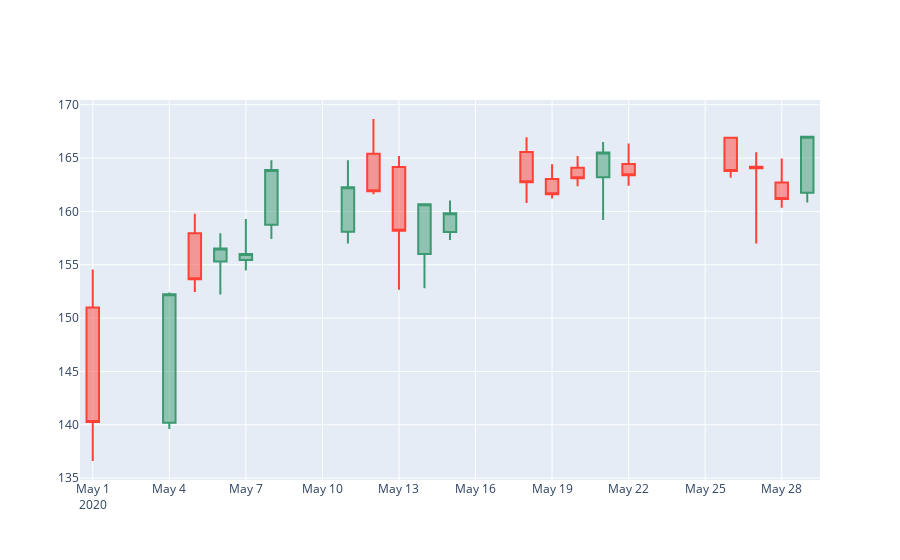

Here is the notebook cell this chart was saved with:
### Code cell
import numpy as np
import pandas
import pprint
import yfinance as yf
from matplotlib import pyplot as plt
import plotly.graph_objects as go
import nest_asyncio
import twint

# twint fix via "https://github.com/twintproject/twint/issues/1242"
nest_asyncio.apply()

tweets = []

c = twint.Config()
c.Username = "elonmusk"
#c.Search = "tesla"
c.Since = "2020-4-1"
c.Until = "2020-5-31"
c.Pandas = True

# Run
twint.run.Search(c)
Tweets_df = twint.storage.panda.Tweets_df
print(Tweets_df['date'])

teslaData = yf.Ticker('TSLA')
old = teslaData.history(start="2020-4-1", end="2020-5-31")
old.head()

old = old.reset_index()

for i in ['Open', 'High', 'Close', 'Low']:
    old[i] = old[i].astype('float64')

fig = go.Figure(data=[go.Candlestick(x=old['Date'],
    open=old['Open'],
    high=old['High'],
    low=old['Low'],
    close=old['Close'],
    hovertext=Tweets_df['tweet'],
    hoverinfo=["text"])])
#fig.add_trace(x=Tweets_df['date'], mode='lines', hovertext=df['<hover_col>'], hoverinfo="text",)
fig.update_layout(xaxis_rangeslider_visible=False)
fig.show()

### Figure 1 — Plotly figure (JSON) as saved in the notebook; plotly's stock layout.template omitted (floating-point values rounded to 4 significant figures)
{"data": [{"close": [140.3, 152.2, 153.6, 156.5, 156.0, 163.9, 162.3, 161.9, 158.2, 160.7, 159.8, 162.7, 161.6, 163.1, 165.5, 163.4, 163.8, 164.0, 161.2, 167], "high": [154.6, 152.4, 159.8, 158.0, 159.3, 164.8, 164.8, 168.7, 165.2, 160.7, 161.0, 166.9, 164.4, 165.2, 166.5, 166.4, 166.9, 165.5, 164.9, 167], "hoverinfo": ["text"], "hovertext": ["5 mins to T-0", "@engineers_feed Falcon/Dragon are designed to withstand multiple lightning strikes, but we don’t think it would be wise to take this risk", "@Commercial_Crew @NASA @SpaceX Proceeding with countdown today, weather cancellation risk ~50%", "@fermatslibrary Yes", "@cleantechnica Worth noting that, as of Jan 1, Tesla buyers no longer received any federal tax credit. Model 3 led despite this disadvantage.", "@Erdayastronaut @vincent13031925 We slowed down a bit to allow Supercharger V3 production to get going, but now will speed up!", "@vincent13031925 More Superchargers coming soon!", "@SciGuySpace He is great", "@SpaceX @tristaneaton human kind", " https://t.co/mMHsTxyxNx", "Sunset  https://t.co/fpLhlqvuJg", "@SciGuySpace @ChrisG_NSF Yeah, Atlantic weather review tomorrow morning will determine if we can launch", "@Rachael_Joy Feels so long ago", "@SamTalksTesla @RationalEtienne @thirdrowtesla @wholemarslog @28delayslater @vincent13031925 @teslaownersSV Haha true", "@EmreKelly 😎", "@flcnhvy I sure hope so!", "Dragon Dawn  https://t.co/mz1EzU5GSO", "@lexfridman @SpaceX @NASA Thanks Lex!", "@RealClearNews Good question  https://t.co/8jpu98XFu7", "@RealClearNews Worth reading"], "low": [136.6, 139.6, 152.4, 152.2, 154.5, 157.4, 157, 161.6, 152.7, 152.8, 157.3, 160.8, 161.2, 162.4, 159.2, 162.4, 163.1, 157, 160.3, 160.8], "open": [151, 140.2, 158.0, 155.3, 155.4, 158.8, 158.1, 165.4, 164.2, 156, 158.1, 165.6, 163.0, 164.1, 163.2, 164.4, 166.9, 164.2, 162.7, 161.8], "type": "candlestick", "x": ["2020-05-01T00:00:00", "2020-05-04T00:00:00", "2020-05-05T00:00:00", "2020-05-06T00:00:00", "2020-05-07T00:00:00", "2020-05-08T00:00:00", "2020-05-11T00:00:00", "2020-05-12T00:00:00", "2020-05-13T00:00:00", "2020-05-14T00:00:00", "2020-05-15T00:00:00", "2020-05-18T00:00:00", "2020-05-19T00:00:00", "2020-05-20T00:00:00", "2020-05-21T00:00:00", "2020-05-22T00:00:00", "2020-05-26T00:00:00", "2020-05-27T00:00:00", "2020-05-28T00:00:00", "2020-05-29T00:00:00"]}], "layout": {"xaxis": {"rangeslider": {"visible": false}}}}
